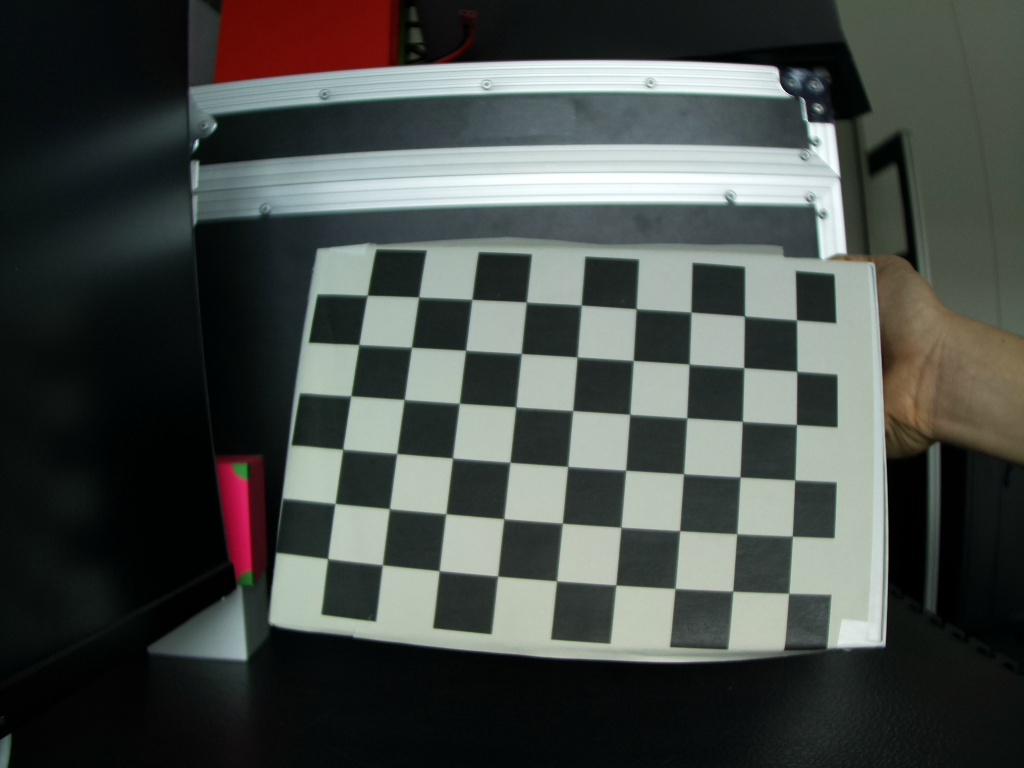
#> input picture images/img4.jpg, 1024 x 768 px
$ python rectify.py
#> lines starting #> are read from the running program, lines starting #| are printed output that depends on the picture
import numpy as np
import cv2

data = np.load('calib_data/MultiMatrix.npz')
#> (reads calib_data/MultiMatrix.npz from the repository)
camMatrix = data["camMatrix"]
distCof = data["distCoef"]
rVector = data["rVector"]
tVector = data["tVector"]

image = cv2.imread('images/img4.jpg')
#> image is the input picture: shape (768, 1024, 3); mean B, G, R 71.1, 74.8, 69.9

#undistore
correct_image = cv2.undistort(image, camMatrix, distCof, None, camMatrix)
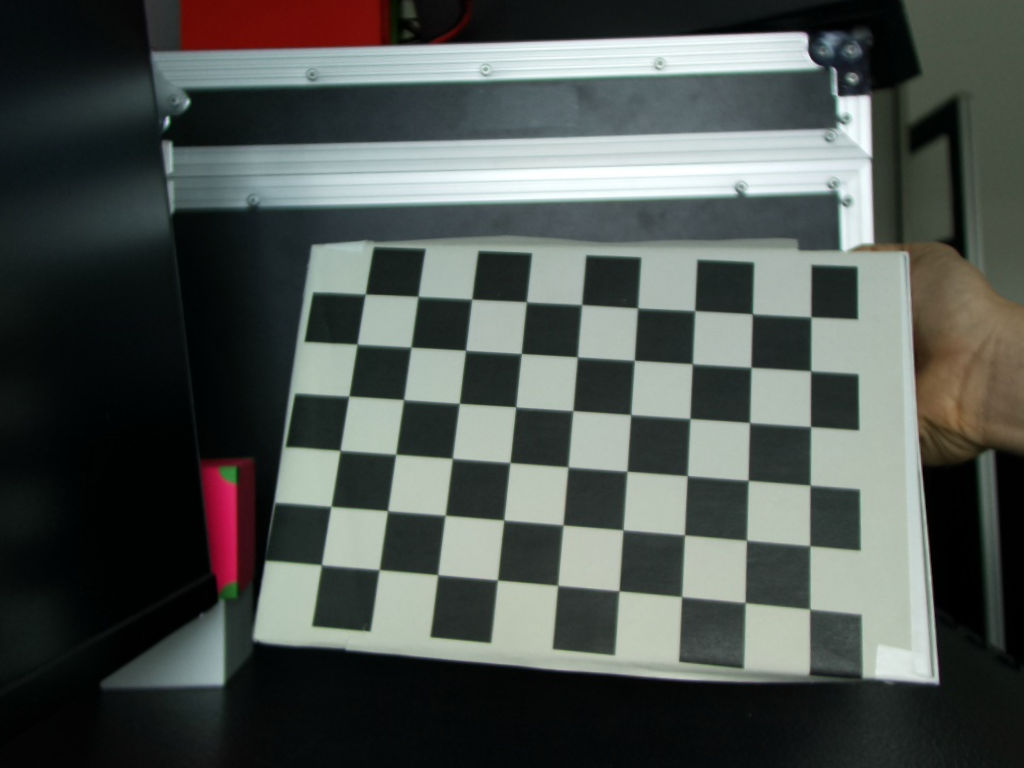
#> correct_image: shape (768, 1024, 3); mean B, G, R 79.2, 82.9, 77.2
cv2.imshow('correct image: ', correct_image)
cv2.waitKey(0)
cv2.destroyAllWindows()
